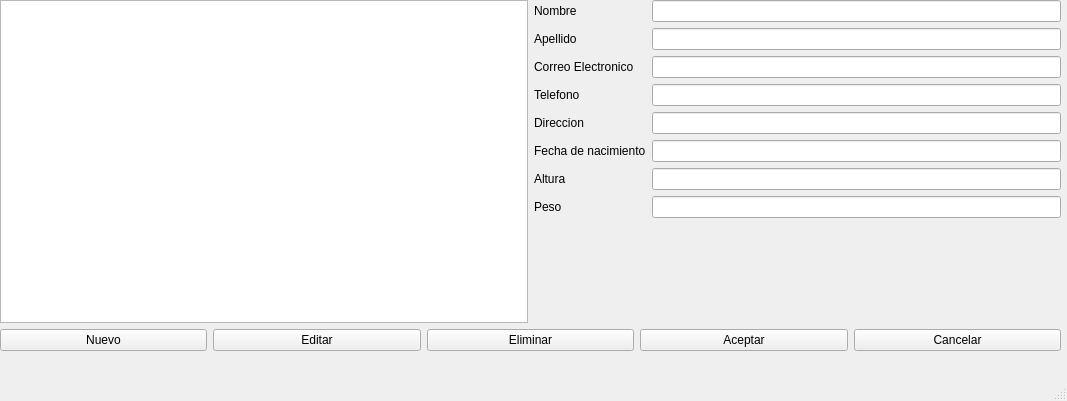
<?xml version="1.0" encoding="UTF-8"?>
<ui version="4.0">
 <class>MainWindow</class>
 <widget class="QMainWindow" name="MainWindow">
  <property name="geometry">
   <rect>
    <x>0</x>
    <y>0</y>
    <width>1067</width>
    <height>401</height>
   </rect>
  </property>
  <property name="windowTitle">
   <string>MainWindow</string>
  </property>
  <widget class="QWidget" name="centralwidget">
   <widget class="QWidget" name="verticalLayoutWidget">
    <property name="geometry">
     <rect>
      <x>0</x>
      <y>0</y>
      <width>1061</width>
      <height>351</height>
     </rect>
    </property>
    <layout class="QVBoxLayout" name="verticalLayout">
     <item>
      <layout class="QHBoxLayout" name="horizontalLayout">
       <item>
        <widget class="QListWidget" name="lista"/>
       </item>
       <item>
        <layout class="QFormLayout" name="formLayout">
         <item row="0" column="0">
          <widget class="QLabel" name="label">
           <property name="text">
            <string>Nombre</string>
           </property>
          </widget>
         </item>
         <item row="0" column="1">
          <widget class="QLineEdit" name="nombre"/>
         </item>
         <item row="1" column="0">
          <widget class="QLabel" name="label_2">
           <property name="text">
            <string>Apellido</string>
           </property>
          </widget>
         </item>
         <item row="3" column="0">
          <widget class="QLabel" name="label_4">
           <property name="text">
            <string>Telefono</string>
           </property>
          </widget>
         </item>
         <item row="4" column="0">
          <widget class="QLabel" name="label_5">
           <property name="text">
            <string>Direccion</string>
           </property>
          </widget>
         </item>
         <item row="5" column="0">
          <widget class="QLabel" name="label_6">
           <property name="text">
            <string>Fecha de nacimiento</string>
           </property>
          </widget>
         </item>
         <item row="6" column="0">
          <widget class="QLabel" name="label_7">
           <property name="text">
            <string>Altura</string>
           </property>
          </widget>
         </item>
         <item row="7" column="0">
          <widget class="QLabel" name="label_8">
           <property name="text">
            <string>Peso</string>
           </property>
          </widget>
         </item>
         <item row="1" column="1">
          <widget class="QLineEdit" name="apellido"/>
         </item>
         <item row="2" column="1">
          <widget class="QLineEdit" name="correo"/>
         </item>
         <item row="3" column="1">
          <widget class="QLineEdit" name="telefono"/>
         </item>
         <item row="4" column="1">
          <widget class="QLineEdit" name="direccion"/>
         </item>
         <item row="5" column="1">
          <widget class="QLineEdit" name="fecha"/>
         </item>
         <item row="6" column="1">
          <widget class="QLineEdit" name="altura"/>
         </item>
         <item row="7" column="1">
          <widget class="QLineEdit" name="peso"/>
         </item>
         <item row="2" column="0">
          <widget class="QLabel" name="label_3">
           <property name="text">
            <string>Correo Electronico</string>
           </property>
          </widget>
         </item>
        </layout>
       </item>
      </layout>
     </item>
     <item>
      <layout class="QHBoxLayout" name="horizontalLayout_2">
       <item>
        <widget class="QPushButton" name="nuevo">
         <property name="text">
          <string>Nuevo</string>
         </property>
        </widget>
       </item>
       <item>
        <widget class="QPushButton" name="editar">
         <property name="text">
          <string>Editar</string>
         </property>
        </widget>
       </item>
       <item>
        <widget class="QPushButton" name="eliminar">
         <property name="text">
          <string>Eliminar</string>
         </property>
        </widget>
       </item>
       <item>
        <widget class="QPushButton" name="aceptar">
         <property name="text">
          <string>Aceptar</string>
         </property>
        </widget>
       </item>
       <item>
        <widget class="QPushButton" name="cancelar">
         <property name="text">
          <string>Cancelar</string>
         </property>
        </widget>
       </item>
      </layout>
     </item>
    </layout>
   </widget>
  </widget>
  <widget class="QMenuBar" name="menubar">
   <property name="geometry">
    <rect>
     <x>0</x>
     <y>0</y>
     <width>1067</width>
     <height>22</height>
    </rect>
   </property>
  </widget>
  <widget class="QStatusBar" name="statusbar"/>
 </widget>
 <resources/>
 <connections/>
</ui>
